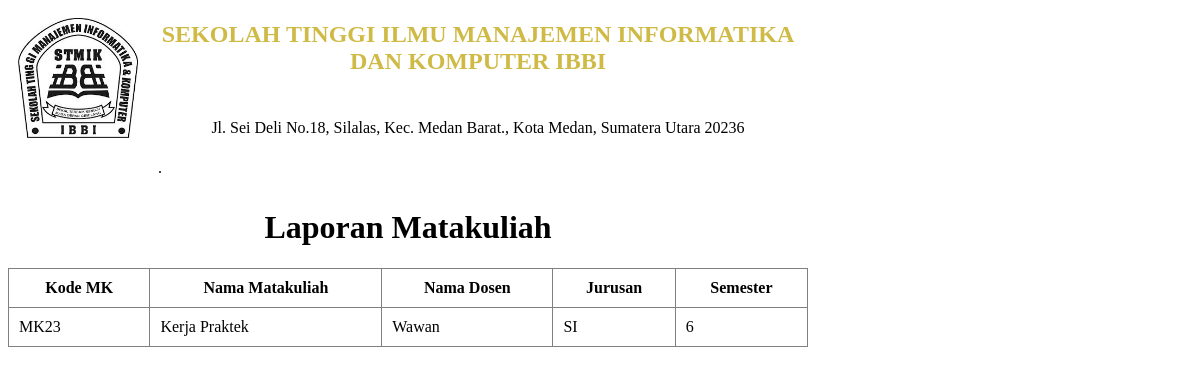
/index.php/laporan/matakuliahlaporan, run on an earlier commit of the app's database.
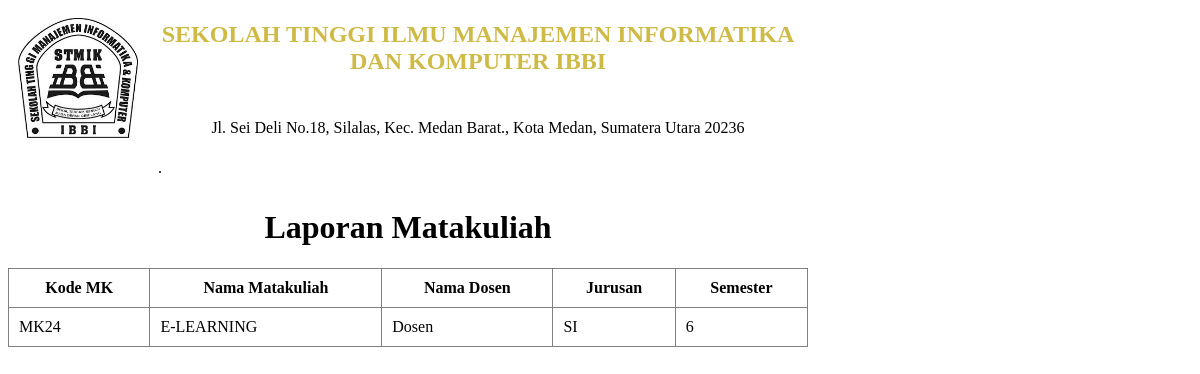
And on a later commit of the database.
### tables this page shows
CREATE TABLE `tblmatakuliah` (
  `kodemk` varchar(20) NOT NULL,
  `namamk` varchar(50) NOT NULL,
  `iddosen` int NOT NULL,
  `namadosen` varchar(50) NOT NULL,
  `prodi` enum('TI','SI') NOT NULL,
  `semester` enum('1','2','3','4','5','6','7','8') NOT NULL
);

### application/controllers/Laporan.php (called while the page is built, shortened)
<?php
class Laporan extends CI_Controller {
    public function  __construct(){
        $this->load->model("laporan_model");
    }
    public function matakuliahlaporan(){
        $this->load->view("laporan/matakuliah_laporan",array(
            "matakuliah" => $this->laporan_model->ambilmatakuliah()->result(),
            "title" => "Laporan Matakuliah"
        ));
    }
}

### index.php (called while the page is built, shortened)
<?php
require_once BASEPATH.'core/CodeIgniter.php';

### application/models/Laporan_model.php (called while the page is built, shortened)
<?php
class Laporan_model extends CI_Model{
    public function ambilmatakuliah(){
        $query = $this->db
                    ->get("tblmatakuliah");
        return $query;
    }
}

### application/views/laporan/matakuliah_laporan.php (the view, shortened to what this page needs)
<?php
$this->load->view("laporan/head",array("title" => $title));
?>
<div id="lap" style="width:210px; height:297px;">
	<table class='head' style="width:800px; margin-right:150px;">
		<tr>
			<td rowspan="4" style="width:50px;"><img style="  margin-bottom:40px; width:120px; height:120px;"
					src="assets/img/laporanibbi.jpg" alt=""></td>
		</tr>
		<tr>
			<td style="color:#cfba46;  text-align: center;">
				<h2>SEKOLAH TINGGI ILMU MANAJEMEN INFORMATIKA DAN KOMPUTER IBBI</h2>
			</td>
		</tr>
		<tr>
			<td style="text-align:center;">Jl. Sei Deli No.18, Silalas, Kec. Medan Barat., Kota Medan, Sumatera Utara
				20236</td>
		</tr>
		<tr>
			<td>.</td>
		</tr>
	</table>
	<h1 style="width:800px; margin-right:150px;"><?= $title ?> </h1>
	<table border="1" style="width:800px; margin-right:150px;">
		<thead>
			<tr>
				<th>Kode MK</th>
				<th>Nama Matakuliah</th>
				<th>Nama Dosen</th>
				<th>Jurusan</th>
				<th>Semester</th>
			</tr>
		</thead>
		<tbody>
			<?php
            foreach($matakuliah as  $item):
                echo "<tr>
                        <td>{$item->kodemk}</td>
                        <td>{$item->namamk}</td>
						<td>{$item->namadosen}</td>
						<td>{$item->prodi}</td>
						<td>{$item->semester}</td>
                    </tr>";
            endforeach;
            ?>
		</tbody>
	</table>
</div>
<?php
$this->load->view("laporan/foot");
?>

### application/views/laporan/head.php (shortened to what this page needs)
<html lang="en">
<head>
</head>
<body>

### application/views/laporan/head.php (style rules this page uses)
h1 { text-align: center; }
table { width: 100%; border-collapse: collapse; }
td,th { padding: 10px; }

What changed in the data, as far as the page shows it:
removed tblmatakuliah: kodemk "MK23", namamk "Kerja Praktek", namadosen "Wawan", prodi "SI", semester "6"
added tblmatakuliah: kodemk "MK24", namamk "E-LEARNING", namadosen "Dosen", prodi "SI", semester "6"
